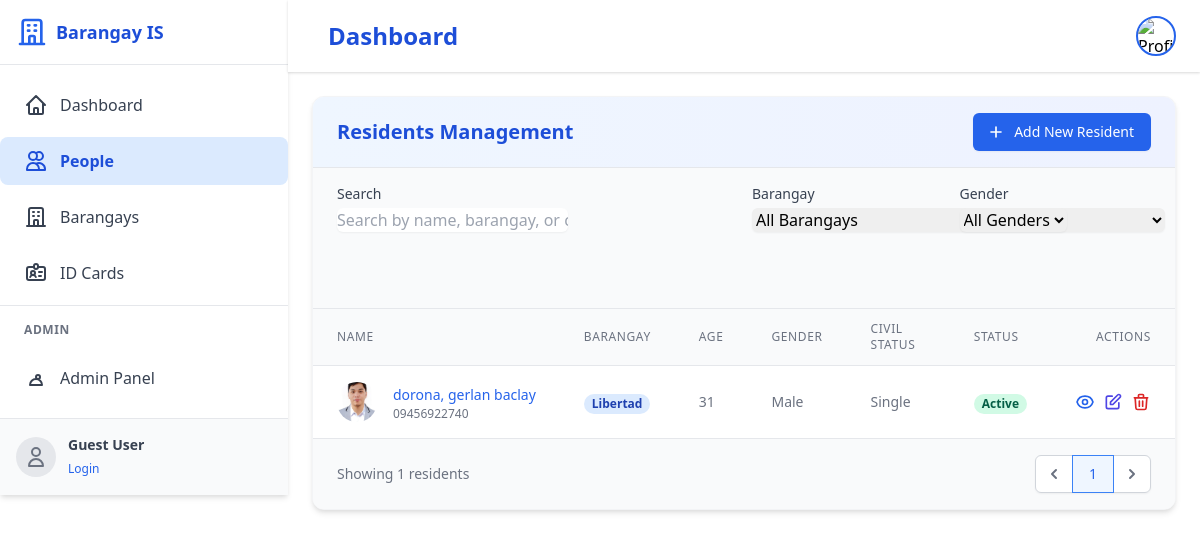
Before: /dashboard/people/ with the older database file.
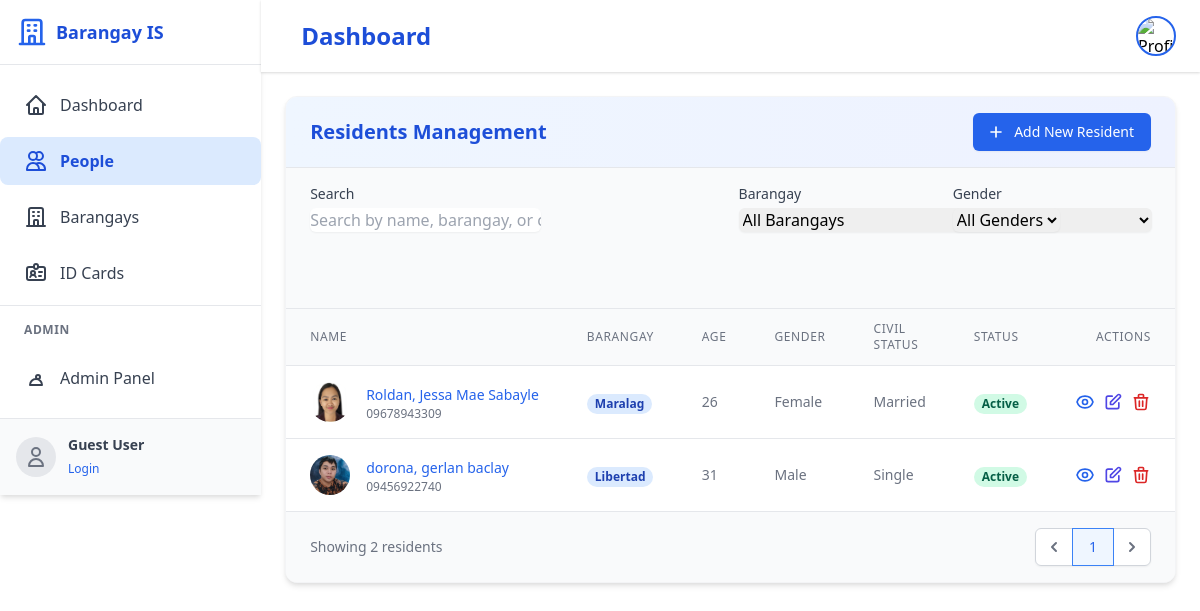
After: the same page with the newer database file.
### core/models.py (models this page shows, shortened)
class Person(models.Model):
    GENDER_CHOICES = [
        ('M', 'Male'),
        ('F', 'Female'),
        ('O', 'Other'),
    ]
    CIVIL_STATUS_CHOICES = [
        ('S', 'Single'),
        ('M', 'Married'),
        ('W', 'Widowed'),
        ('D', 'Divorced'),
        ('SP', 'Separated'),
        ('L', 'Live-in'),
    ]
    id = models.UUIDField(primary_key=True, default=uuid.uuid4, editable=False)
    barangay = models.ForeignKey(Barangay, on_delete=models.CASCADE, related_name='residents')
    user = models.OneToOneField(User, on_delete=models.SET_NULL, null=True, blank=True, related_name='profile')
    last_name = models.CharField(max_length=100)
    first_name = models.CharField(max_length=100)
    middle_name = models.CharField(max_length=100, blank=True)
    suffix = models.CharField(max_length=10, blank=True, help_text='Jr., Sr., III, etc.')
    profile_picture = models.ImageField(upload_to='profile_pictures/', null=True, blank=True, help_text='Profile picture of the person')
    date_of_birth = models.DateField()
    place_of_birth = models.CharField(max_length=255)
    age = models.PositiveIntegerField(null=True, blank=True, editable=False)
    gender = models.CharField(max_length=1, choices=GENDER_CHOICES)
    civil_status = models.CharField(max_length=2, choices=CIVIL_STATUS_CHOICES)
    religion = models.CharField(max_length=100, blank=True)
    phone_regex = RegexValidator(regex=r'^\+?1?\d{9,15}$', message="Phone number must be entered in the format: '+999999999'. Up to 15 digits allowed.")
    contact_number = models.CharField(validators=[phone_regex], max_length=17, blank=True)
    address_line1 = models.CharField(max_length=255, help_text='House/Lot/Unit No., Building Name, Block, Street')
    address_line2 = models.CharField(max_length=255, blank=True, help_text='Subdivision, Village, Zone, Sitio, Purok')
    postal_code = models.CharField(max_length=10)
    is_active = models.BooleanField(default=True)
    class Meta:
        ordering = ['last_name', 'first_name']
        verbose_name_plural = 'People'
        indexes = [
            models.Index(fields=['last_name', 'first_name']),
            models.Index(fields=['date_of_birth']),
            models.Index(fields=['barangay']),
        ]
    def full_name(self):
        if self.middle_name:
            middle_initial = f" {self.middle_name[0]}."
        else:
            middle_initial = " "
        full_name = f"{self.first_name}{middle_initial}{self.last_name}"
        if self.suffix:
            full_name = f"{full_name}, {self.suffix}"
        return full_name

class Barangay(models.Model):
    name = models.CharField(max_length=100)
    municipality = models.CharField(max_length=100)
    province = models.CharField(max_length=100)
    zip_code = models.CharField(max_length=10)
    class Meta:
        verbose_name_plural = 'Barangays'
    def __str__(self):
        return f"{self.name}, {self.municipality}, {self.province}"

### core/views.py (the view)
# urls.py: path('dashboard/people/', people_list, name='people'),
def people_list(request):
    people = Person.objects.all().select_related('barangay')
    search_form = PersonSearchForm()
    return render(request, 'dashboard/people.html', {
        'people': people,
        'search_form': search_form
    })

### templates/dashboard/people.html (shortened to what this page needs)
{% extends 'base.html' %}
{% block content %}
<div class="bg-white rounded-xl shadow-md overflow-hidden border border-gray-100">
    <div class="px-6 py-4 bg-gradient-to-r from-blue-50 to-indigo-50 border-b border-gray-200">
        <div class="flex flex-col md:flex-row md:items-center md:justify-between">
            <h2 class="text-xl font-semibold text-blue-700 mb-4 md:mb-0">Residents Management</h2>
            <a href="{% url 'person_create' %}" class="inline-flex items-center px-4 py-2 border border-transparent rounded-md shadow-sm text-sm font-medium text-white bg-blue-600 hover:bg-blue-700 focus:outline-none focus:ring-2 focus:ring-offset-2 focus:ring-blue-500">
                <svg xmlns="http://www.w3.org/2000/svg" class="-ml-1 mr-2 h-5 w-5" fill="none" viewBox="0 0 24 24" stroke="currentColor">
                    <path stroke-linecap="round" stroke-linejoin="round" stroke-width="2" d="M12 6v6m0 0v6m0-6h6m-6 0H6" />
                </svg>
                Add New Resident
            </a>
        </div>
    </div>
    <div class="px-6 py-4 bg-gray-50 border-b border-gray-200">
        <div class="grid grid-cols-1 md:grid-cols-4 gap-4">
            <div class="md:col-span-2">
                <label for="{{ search_form.search.id_for_label }}" class="block text-sm font-medium text-gray-700 mb-1">Search</label>
                {{ search_form.search }}
            </div>
            <div>
                <label for="{{ search_form.barangay.id_for_label }}" class="block text-sm font-medium text-gray-700 mb-1">Barangay</label>
                {{ search_form.barangay }}
            </div>
            <div>
                <label for="{{ search_form.gender.id_for_label }}" class="block text-sm font-medium text-gray-700 mb-1">Gender</label>
                {{ search_form.gender }}
            </div>
        </div>
        <div class="mt-4 flex items-center">
        </div>
    </div>
    <div class="overflow-x-auto" id="people-table">
        {% include 'dashboard/includes/people_table.html' %}
    </div>
    <div class="px-6 py-4 bg-gray-50 border-t border-gray-200">
        <div class="flex items-center justify-between">
            <div class="text-sm text-gray-500">
                Showing <span class="font-medium">{{ people.count }}</span> residents
            </div>
            <div class="hidden md:flex">
                <nav class="relative z-0 inline-flex rounded-md shadow-sm -space-x-px" aria-label="Pagination">
                    <a href="#" class="relative inline-flex items-center px-2 py-2 rounded-l-md border border-gray-300 bg-white text-sm font-medium text-gray-500 hover:bg-gray-50">
                        <svg class="h-5 w-5" xmlns="http://www.w3.org/2000/svg" viewBox="0 0 20 20" fill="currentColor" aria-hidden="true">
                            <path fill-rule="evenodd" d="M12.707 5.293a1 1 0 010 1.414L9.414 10l3.293 3.293a1 1 0 01-1.414 1.414l-4-4a1 1 0 010-1.414l4-4a1 1 0 011.414 0z" clip-rule="evenodd" />
                        </svg>
                    </a>
                    <a href="#" aria-current="page" class="z-10 bg-blue-50 border-blue-500 text-blue-600 relative inline-flex items-center px-4 py-2 border text-sm font-medium">1</a>
                    <a href="#" class="relative inline-flex items-center px-2 py-2 rounded-r-md border border-gray-300 bg-white text-sm font-medium text-gray-500 hover:bg-gray-50">
                        <svg class="h-5 w-5" xmlns="http://www.w3.org/2000/svg" viewBox="0 0 20 20" fill="currentColor" aria-hidden="true">
                            <path fill-rule="evenodd" d="M7.293 14.707a1 1 0 010-1.414L10.586 10 7.293 6.707a1 1 0 011.414-1.414l4 4a1 1 0 010 1.414l-4 4a1 1 0 01-1.414 0z" clip-rule="evenodd" />
                        </svg>
                    </a>
                </nav>
            </div>
        </div>
    </div>
</div>
{% endblock %}

### templates/dashboard/includes/people_table.html (shortened to what the changed rows need)
<table class="min-w-full divide-y divide-gray-200">
    <thead class="bg-gray-50">
        <tr>
            <th class="px-6 py-3 text-left text-xs font-medium text-gray-500 uppercase tracking-wider">Name</th>
            <th class="px-6 py-3 text-left text-xs font-medium text-gray-500 uppercase tracking-wider">Barangay</th>
            <th class="px-6 py-3 text-left text-xs font-medium text-gray-500 uppercase tracking-wider">Age</th>
            <th class="px-6 py-3 text-left text-xs font-medium text-gray-500 uppercase tracking-wider">Gender</th>
            <th class="px-6 py-3 text-left text-xs font-medium text-gray-500 uppercase tracking-wider">Civil Status</th>
            <th class="px-6 py-3 text-left text-xs font-medium text-gray-500 uppercase tracking-wider">Status</th>
            <th class="px-6 py-3 text-right text-xs font-medium text-gray-500 uppercase tracking-wider">Actions</th>
        </tr>
    </thead>
    <tbody class="bg-white divide-y divide-gray-200">
        {% for person in people %}
        <tr class="hover:bg-gray-50 transition-colors duration-150">
            <td class="px-6 py-4 whitespace-nowrap">
                <div class="flex items-center">
                    <div class="flex-shrink-0 h-10 w-10">
                        {% if person.profile_picture %}
                            <img class="h-10 w-10 rounded-full object-cover" src="{{ person.profile_picture.url }}" alt="{{ person.full_name }}">
                        {% else %}
                            <div class="h-10 w-10 rounded-full bg-blue-100 flex items-center justify-center">
                                <span class="text-blue-800 font-medium">{{ person.first_name.0 }}{{ person.last_name.0 }}</span>
                            </div>
                        {% endif %}
                    </div>
                    <div class="ml-4">
                        <a href="{% url 'person_detail' pk=person.id %}" class="text-sm font-medium text-blue-600 hover:text-blue-900">
                            {{ person.last_name }}, {{ person.first_name }} {{ person.middle_name }}
                        </a>
                        <div class="text-xs text-gray-500">
                            {{ person.contact_number|default:"No contact number" }}
                        </div>
                    </div>
                </div>
            </td>
            <td class="px-6 py-4 whitespace-nowrap">
                <span class="px-2 inline-flex text-xs leading-5 font-semibold rounded-full bg-blue-100 text-blue-800">
                    {{ person.barangay.name }}
                </span>
            </td>
            <td class="px-6 py-4 whitespace-nowrap text-sm text-gray-500">
                {{ person.age }}
            </td>
            <td class="px-6 py-4 whitespace-nowrap text-sm text-gray-500">
                {{ person.get_gender_display }}
            </td>
            <td class="px-6 py-4 whitespace-nowrap text-sm text-gray-500">
                {{ person.get_civil_status_display }}
            </td>
            <td class="px-6 py-4 whitespace-nowrap">
                {% if person.is_active %}
                    <span class="px-2 inline-flex text-xs leading-5 font-semibold rounded-full bg-green-100 text-green-800">
                        Active
                    </span>
                {% else %}
                    <span class="px-2 inline-flex text-xs leading-5 font-semibold rounded-full bg-red-100 text-red-800">
                        Inactive
                    </span>
                {% endif %}
            </td>
            <td class="px-6 py-4 whitespace-nowrap text-right text-sm font-medium">
                <div class="flex justify-end space-x-2">
                    <a href="{% url 'person_detail' pk=person.id %}" class="text-blue-600 hover:text-blue-900" title="View Details">
                    </a>
                    <a href="{% url 'person_update' pk=person.id %}" class="text-indigo-600 hover:text-indigo-900" title="Edit">
                        <svg xmlns="http://www.w3.org/2000/svg" class="h-5 w-5" fill="none" viewBox="0 0 24 24" stroke="currentColor">
                            <path stroke-linecap="round" stroke-linejoin="round" stroke-width="2" d="M11 5H6a2 2 0 00-2 2v11a2 2 0 002 2h11a2 2 0 002-2v-5m-1.414-9.414a2 2 0 112.828 2.828L11.828 15H9v-2.828l8.586-8.586z" />
                        </svg>
                    </a>
                    <a href="{% url 'person_delete' pk=person.id %}" class="text-red-600 hover:text-red-900" title="Delete">
                        <svg xmlns="http://www.w3.org/2000/svg" class="h-5 w-5" fill="none" viewBox="0 0 24 24" stroke="currentColor">
                            <path stroke-linecap="round" stroke-linejoin="round" stroke-width="2" d="M19 7l-.867 12.142A2 2 0 0116.138 21H7.862a2 2 0 01-1.995-1.858L5 7m5 4v6m4-6v6m1-10V4a1 1 0 00-1-1h-4a1 1 0 00-1 1v3M4 7h16" />
                        </svg>
                    </a>
                </div>
            </td>
        </tr>
        {% endfor %}
    </tbody>
</table>

Changed rows visible on the page:
added Person: profile_picture (picture), last_name "Roldan", first_name "Jessa Mae", middle_name "Sabayle", contact_number "09678943309", barangay.name "Maralag", age "26", gender "Female", civil_status "Married", is_active "Active"
changed Person "dorona": profile_picture: a different picture
Other visible differences:
{{ people.count }}: "1" → "2"
